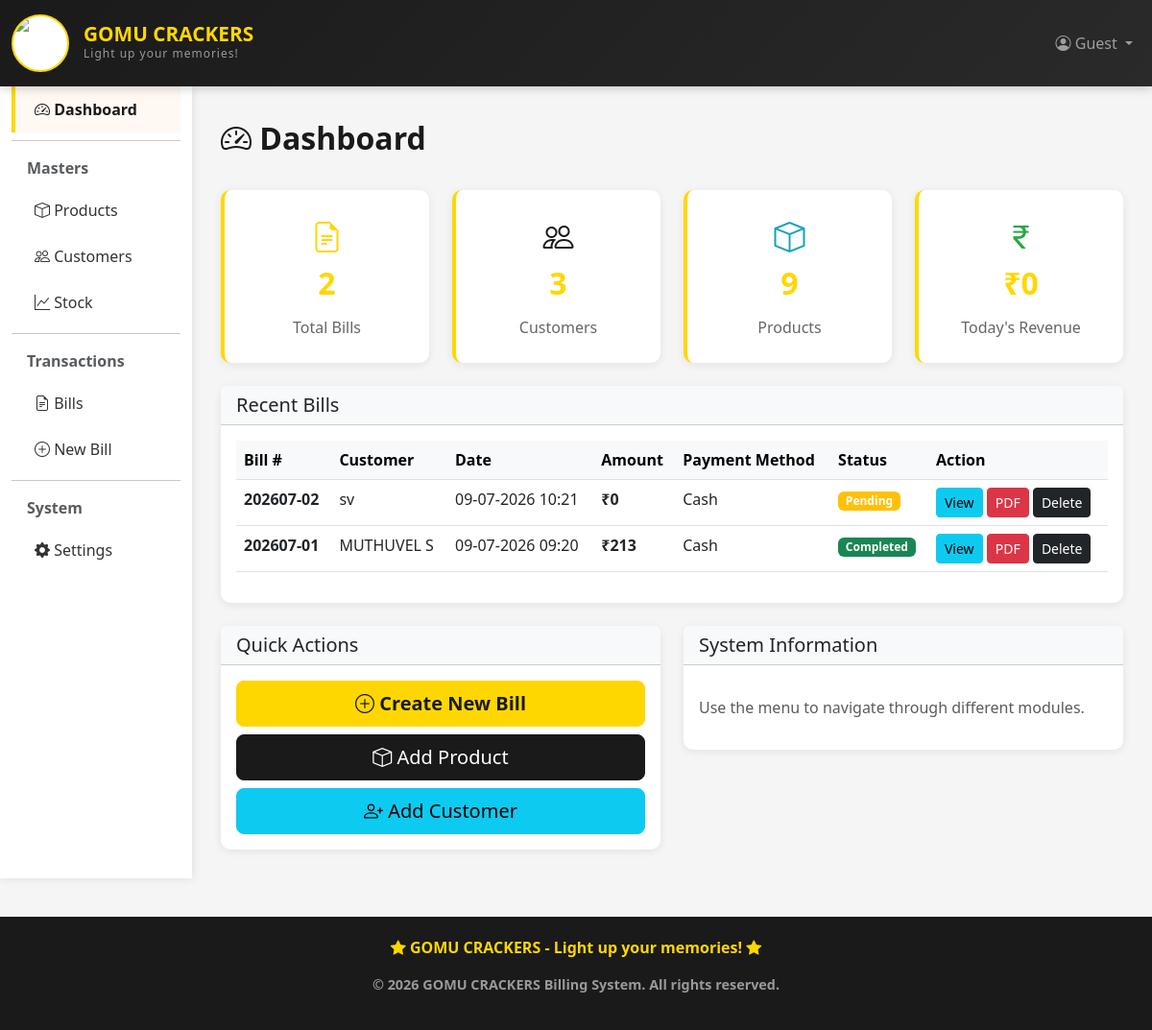
Before: /billing/ with the older database file.
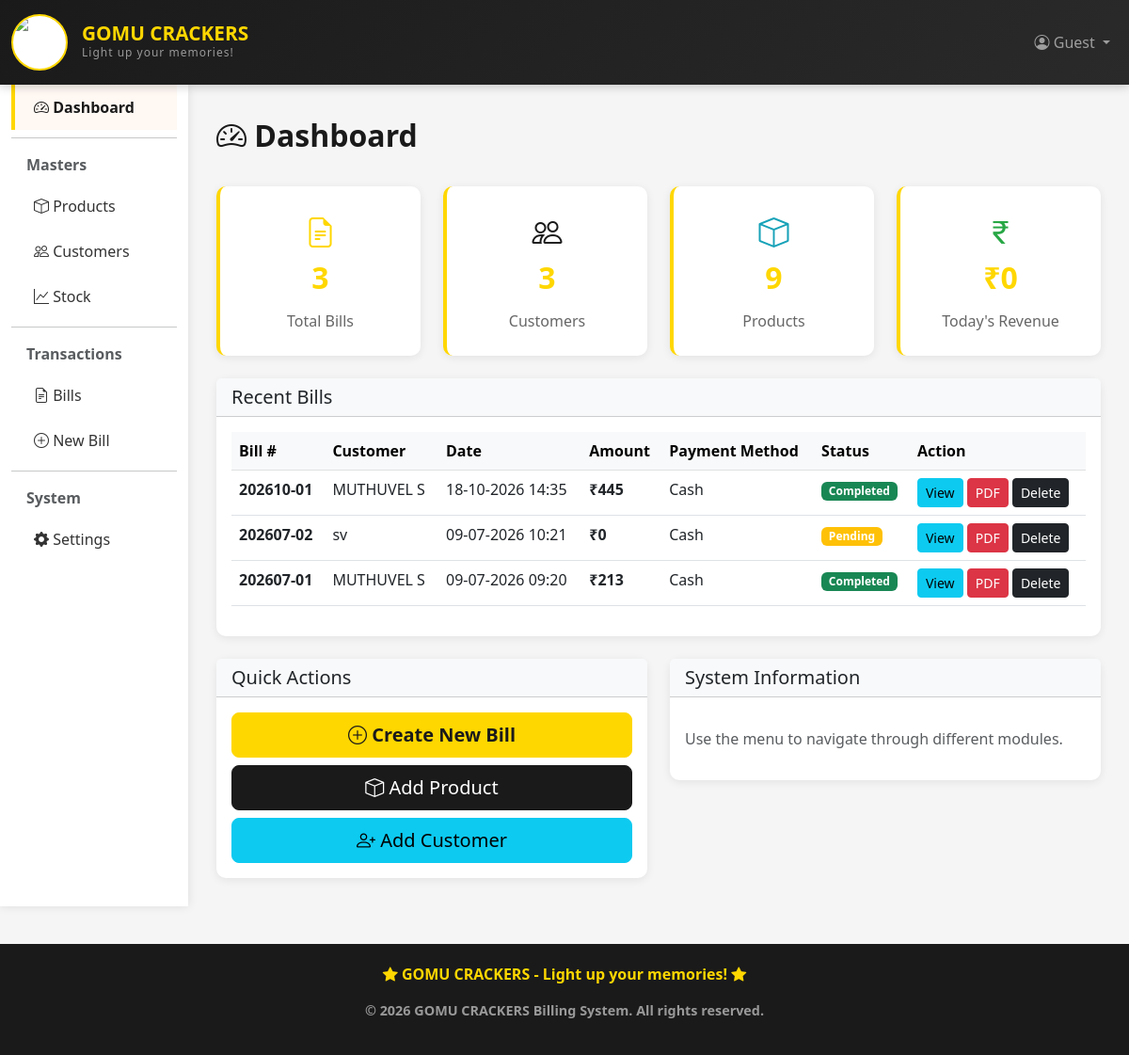
After: the same page with the newer database file.
### billing_app/models.py (models this page shows, shortened)
class Bill(models.Model):
    PAYMENT_CHOICES = [
        ('cash', 'Cash'),
        ('card', 'Card'),
        ('upi', 'UPI'),
        ('cheque', 'Cheque'),
    ]
    bill_number = models.CharField(max_length=30, unique=True, blank=True, null=True, editable=False)
    bill_sequence = models.PositiveIntegerField(default=1)
    customer = models.ForeignKey(Customer, on_delete=models.SET_NULL, null=True, blank=True)
    bill_date = models.DateTimeField(auto_now_add=True)
    subtotal = models.DecimalField(max_digits=10, decimal_places=2, default=0)
    discount_percent = models.DecimalField(max_digits=5, decimal_places=2, default=0)
    discount_amount = models.DecimalField(max_digits=10, decimal_places=2, default=0)
    total_amount = models.DecimalField(max_digits=10, decimal_places=2, default=0)
    payment_method = models.CharField(max_length=10, choices=PAYMENT_CHOICES, default='cash')
    payment_received = models.DecimalField(max_digits=10, decimal_places=2, default=0)
    change_amount = models.DecimalField(max_digits=10, decimal_places=2, default=0)
    is_completed = models.BooleanField(default=False)
    notes = models.TextField(blank=True, null=True)
    created_at = models.DateTimeField(auto_now_add=True)
    updated_at = models.DateTimeField(auto_now=True)
    class Meta:
        ordering = ['-bill_date']

class Customer(models.Model):
    name = models.CharField(max_length=100)
    phone = models.CharField(max_length=15)
    email = models.EmailField(blank=True, null=True)
    address = models.TextField(blank=True, null=True)
    city = models.CharField(max_length=50, blank=True, null=True)
    created_at = models.DateTimeField(auto_now_add=True)
    updated_at = models.DateTimeField(auto_now=True)
    class Meta:
        ordering = ['-created_at']

### billing_app/views.py (the view)
# urls.py: path('', views.dashboard, name='dashboard'),
def dashboard(request):
    total_bills = Bill.objects.count()
    total_customers = Customer.objects.count()
    total_products = Product.objects.count()
    total_stock_movements = Stock.objects.count()
    today_revenue = Bill.objects.filter(bill_date__date=timezone.now().date()).aggregate(
        total=models.Sum('total_amount'))['total'] or 0
    recent_bills = Bill.objects.all()[:5]
    low_stock_products = Product.objects.filter(quantity__lt=10)
    context = {
        'total_bills': total_bills,
        'total_customers': total_customers,
        'total_products': total_products,
        'total_stock_movements': total_stock_movements,
        'today_revenue': today_revenue,
        'recent_bills': recent_bills,
        'low_stock_count': low_stock_products.count(),
    }
    return render(request, 'billing/dashboard.html', context)

### billing_app/templates/billing/dashboard.html (shortened to what the changed rows need)
{% extends 'billing/base.html' %}
{% block content %}
<div class="row mb-4">
    <div class="col-md-3">
        <div class="stat-card">
            <i class="bi bi-file-earmark-text" style="font-size: 2rem; color: var(--primary-color);"></i>
            <div class="stat-value">{{ total_bills }}</div>
            <div class="stat-label">Total Bills</div>
        </div>
    </div>
</div>
<div class="row">
    <div class="col-md-12">
        <div class="card">
            <div class="card-body">
                {% if recent_bills %}
                    <div class="table-responsive">
                        <table class="table table-hover">
                            <thead class="table-light">
                                <tr>
                                    <th>Bill #</th>
                                    <th>Customer</th>
                                    <th>Date</th>
                                    <th>Amount</th>
                                    <th>Payment Method</th>
                                    <th>Status</th>
                                    <th>Action</th>
                                </tr>
                            </thead>
                            <tbody>
                                {% for bill in recent_bills %}
                                <tr>
                                    <td><strong>{{ bill.bill_number }}</strong></td>
                                    <td>{{ bill.customer.name|default:"Walk-in" }}</td>
                                    <td>{{ bill.bill_date|date:"d-m-Y H:i" }}</td>
                                    <td><strong>₹{{ bill.total_amount|floatformat:"0" }}</strong></td>
                                    <td>{{ bill.get_payment_method_display }}</td>
                                    <td>
                                        {% if bill.is_completed %}
                                            <span class="badge bg-success">Completed</span>
                                        {% else %}
                                            <span class="badge bg-warning">Pending</span>
                                        {% endif %}
                                    </td>
                                    <td>
                                        <a href="{% url 'bill_detail' bill.id %}" class="btn btn-sm btn-info">View</a>
                                        <a href="{% url 'bill_pdf' bill.id %}" class="btn btn-sm btn-danger">PDF</a>
                                        <a href="{% url 'delete_bill' bill.id %}"
       class="btn btn-sm btn-dark"
       onclick="return confirm('Are you sure you want to delete this bill?');">
        Delete
    </a>
                                    </td>
                                </tr>
                                {% endfor %}
                            </tbody>
                        </table>
                    </div>
                {% else %}
                    <p class="text-muted">No bills yet. <a href="{% url 'bill_create' %}">Create one</a></p>
                {% endif %}
            </div>
        </div>
    </div>
</div>
{% endblock %}

Changed rows visible on the page:
added Bill: bill_number "202610-01", customer.name "MUTHUVEL S", bill_date "18-10-2026 14:35", total_amount "445", payment_method "Cash", is_completed "Completed"
Other visible differences:
{{ total_bills }}: "2" → "3"
